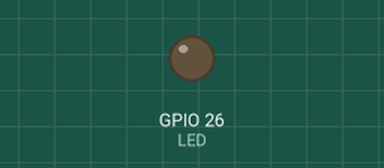
The program below on a simulated Raspberry Pi (BCM pin numbers). Parts: output pins drawn as LEDs (lit = HIGH).

Above: at 0.05 s.
At 0.5 s:
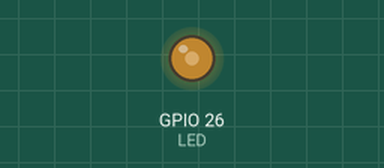
At 0.95 s:
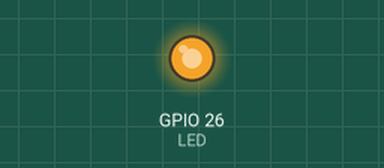
At 1.9 s:
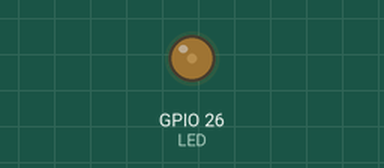
Timing chart, 0 to 4.8 s (numbered marks = the images above):
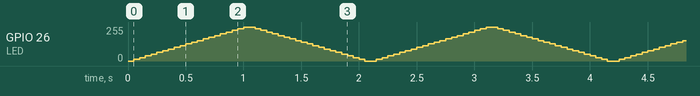

The program:

led.py
```python
import RPi.GPIO as GPIO
import time

LED = 26
GPIO.setmode(GPIO.BCM)
GPIO.setup(LED,GPIO.OUT)


def display1():
    '''利用原始方法控制led闪烁'''
    state=0
    try:
        while True:
            state=1 if state==0 else 0#变换状态
            GPIO.output(LED,state)
            time.sleep(0.2)
    except KeyboardInterrupt:
        GPIO.cleanup()

def display2():
    '''利用PWM控制led闪烁'''
    p = GPIO.PWM(LED,2.5)
    p.start(50)
    try:
        while True:
            time.sleep(1)
    except KeyboardInterrupt:
        p.stop()
        GPIO.cleanup()


def display3():
    '''利用PWM控制led产生呼吸灯效果'''
    p = GPIO.PWM(LED,50)
    p.start(0)

    try:
        while True:
            for dc in range(0,101,5):
                p.ChangeDutyCycle(dc)
                time.sleep(0.05)
            for dc in range(100,-1,-5):
                p.ChangeDutyCycle(dc)
                time.sleep(0.05)

    except KeyboardInterrupt:
        p.stop()
        GPIO.cleanup()


if __name__ == "__main__":
    display3()
```
